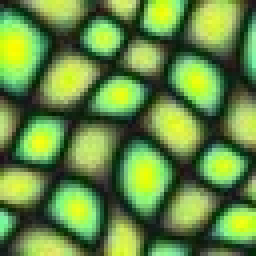
%> input picture TD2/text1.jpg, 64 x 64 px (shown 4 times larger)
$ octave main.m   (GNU Octave 9; MATLAB toolbox functions it lacks are replaced by stand-ins)
%> lines starting %> are read from the running program, lines starting %| are printed output that depends on the picture; in (x1, y1, x2, y2) boxes, pixels count from 0 and x2, y2 are one past the last pixel; in counts of white or black regions, pixels touching at a corner belong together; the program's own positions count from 1
### TD2/texture_synthesis.m
function [ imd ] = texture_synthesis( tex_name, imd_size, patch_size )
%> called with tex_name = 'text1.jpg', imd_size = [100 100], patch_size = 9

    tex = im2double(imread(tex_name));

    % Initialisation imd/mask
    imd  = zeros(imd_size(1), imd_size(2), 3);
    mask = zeros(size(imd,1), size(imd,2));

    % Fill the seed & the mask
    [imd, mask] = fill_seed(tex, patch_size, imd, mask);
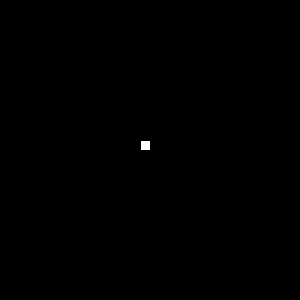
%> mask: size 100x100 double (shown 3 times larger); values 0 (black) and 1 (white), 0.09% white in thin lines or dots, all inside (x1, y1, x2, y2) = (47, 47, 50, 50)

    figure; imagesc(imd);
    figure; imagesc(mask);

    % On rajoute des 0 autour de imd/tex/mask pour gérer les bords
    patch_hs = floor(patch_size / 2);
    pad_imd  = padarray(imd,  [patch_hs, patch_hs]);
    pad_mask = padarray(mask, [patch_hs, patch_hs]);
%> pad_mask: size 108x108 double; values 0 (black) and 1 (white), 0.08% white in thin lines or dots, all inside (x1, y1, x2, y2) = (51, 51, 54, 54)

    while(size(find(mask(:,:) == 0), 1) ~= 0)
      [ i, j ] = find_unfilled_pixels(mask);

      for index = 1:size(i)
          imd_i = i(index);
          imd_j = j(index);
          patch_mask = pad_mask(imd_i:imd_i+patch_size-1,imd_j:imd_j+patch_size-1);
          patch_imd  = pad_imd(imd_i:imd_i+patch_size-1,imd_j:imd_j+patch_size-1) .* patch_mask;

          min_ssd = inf;%intmax;
          best_i = 0;
          best_j = 0;
          for tex_i = patch_hs+1:size(tex,1)-patch_hs
              for tex_j = patch_hs+1:size(tex,2)-patch_hs
                  patch_tex = tex(tex_i-patch_hs:tex_i+patch_hs,tex_j-patch_hs:tex_j+patch_hs) .* patch_mask;
                  ssd = computeSSD(patch_tex, patch_imd);
                  if (ssd < min_ssd)
                      min_ssd = ssd;
                      best_i = tex_i;
                      best_j = tex_j;
% [10 lines of commented-out code are left out]
                  end
              end
          end


          mask(imd_i, imd_j) = 1;
          pad_mask(imd_i+patch_hs, imd_j+patch_hs) = 1;
          pad_imd(imd_i+patch_hs, imd_j+patch_hs,:) = tex(best_i,best_j,:);

          imagesc(pad_imd);
          drawnow;
      end
    end
    imd = pad_imd(patch_hs+1:size(pad_imd,1)-patch_hs, patch_hs+1:size(pad_imd,2)-patch_hs, :);
    figure; imagesc(imd);
end

### TD2/fill_seed.m
function [ imd, mask ] = fill_seed( tex, patch_size, imd, mask )
    seed_size = 3;
    tex_x = randi(size(tex,1) - patch_size + 1, 1);
    tex_y = randi(size(tex,2) - patch_size + 1, 1);
    imd_x = floor((size(imd,1) - seed_size)/2);
    imd_y = floor((size(imd,2) - seed_size)/2);
    imd(imd_x:imd_x+seed_size-1, imd_y:imd_y+seed_size-1, :) = tex(tex_x:tex_x+seed_size-1, tex_y:tex_y+seed_size-1, :);
    mask(imd_x:imd_x+seed_size-1, imd_y:imd_y+seed_size-1) = ones(seed_size);
 end

### TD2/find_unfilled_pixels.m
function [ i,j ] = find_unfilled_pixels ( mask )
   mask_dilation = imdilate(mask, strel('square',3));
   pixel_queue = mask_dilation - mask;

   [ i,j ] = ind2sub(size(mask), find(pixel_queue == 1));
end

### TD2/main.m
%pkg load image % Pour Octave

patch_size = 9;

% Synthese de texture
imd_size = [100,100];
%> (the run ends here)
